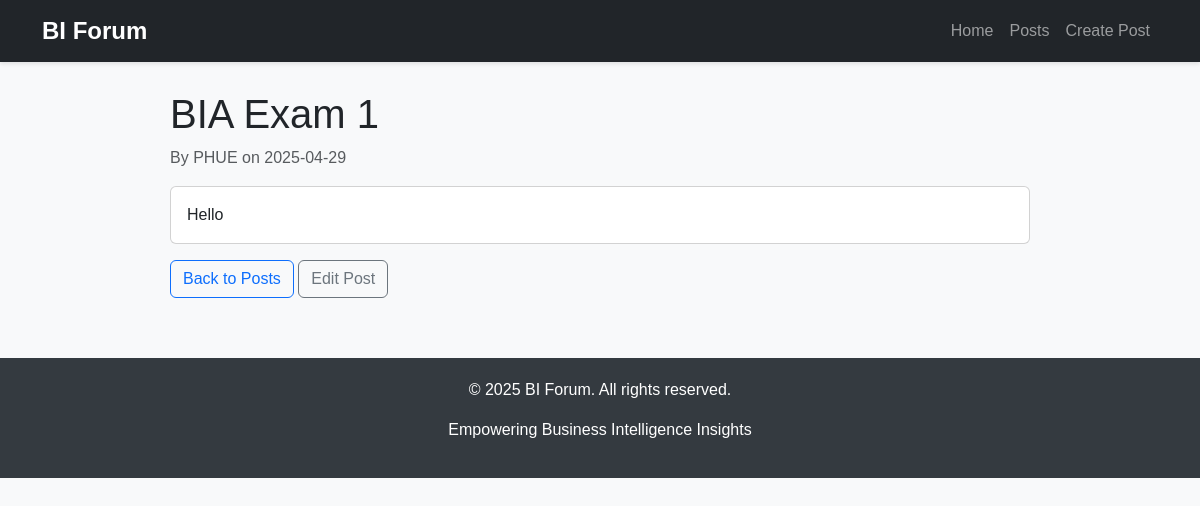
/post/1, run on the app's committed database.
### app.py (models this page shows)
class Post(db.Model):
    id = db.Column(db.Integer, primary_key=True)
    title = db.Column(db.String(100), nullable=False)
    content = db.Column(db.Text, nullable=False)
    author = db.Column(db.String(50), nullable=False)
    created_at = db.Column(db.DateTime, default=datetime.utcnow)

### app.py (the view)
@app.route('/post/<int:post_id>')
def post_detail(post_id):
    post = Post.query.get_or_404(post_id)
    return render_template('post_detail.html', post=post)

### templates/post_detail.html
{% extends "layout.html" %}
{% block content %}
<h1>{{ post.title }}</h1>
<p class="text-muted">
    By {{ post.author }} on {{ post.created_at.strftime('%Y-%m-%d') }}
</p>
<div class="card">
    <div class="card-body">
        <p class="card-text">{{ post.content | safe }}</p>
    </div>
</div>
<a href="{{ url_for('posts') }}" class="btn btn-outline-primary mt-3">Back to Posts</a>
<a href="{{ url_for('edit_post', post_id=post.id) }}" class="btn btn-outline-secondary mt-3">Edit Post</a>
{% endblock %}

### templates/layout.html (style rules this page uses)
body { padding-top: 70px; font-family: 'Arial', sans-serif; background-color: #f8f9fa; }

### data on the page
Post: title "BIA Exam 1", author "PHUE", created_at "2025-04-29", content "Hello"
